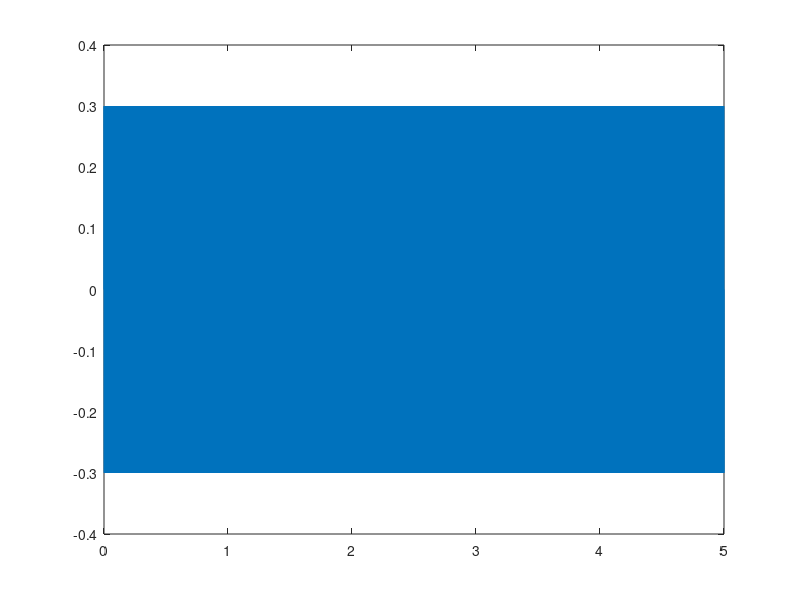

Recreate this plot in MATLAB.
fs = 44100; % Frequência de amostragem(Hz)
t = 0 : 1/fs : 5; % % coordenada - tempo (segundos)
f1 = 440; % frequência (Hz)
f2 = 2 * f1
f3 = 3 * f1;
f4 = 4 * f1;
A1 = .3; A2 = A1/2; A3 = A1/3; A4 = A1/4;
w = 0; % Fase
y1 = A1 * sin( 2 * pi * f1 * t + w );
y2 = A2 * sin( 2 * pi * f2 * t + w );
y3 = A3 * sin( 2 * pi * f3 * t + w );
y4 = A4 * sin( 2 * pi * f4 * t + w );
y = (y1+y2+y3+y4)/4;

plot(t,y1)

sound( y, fs, 16 ); % reprodução da onda senoidal 
